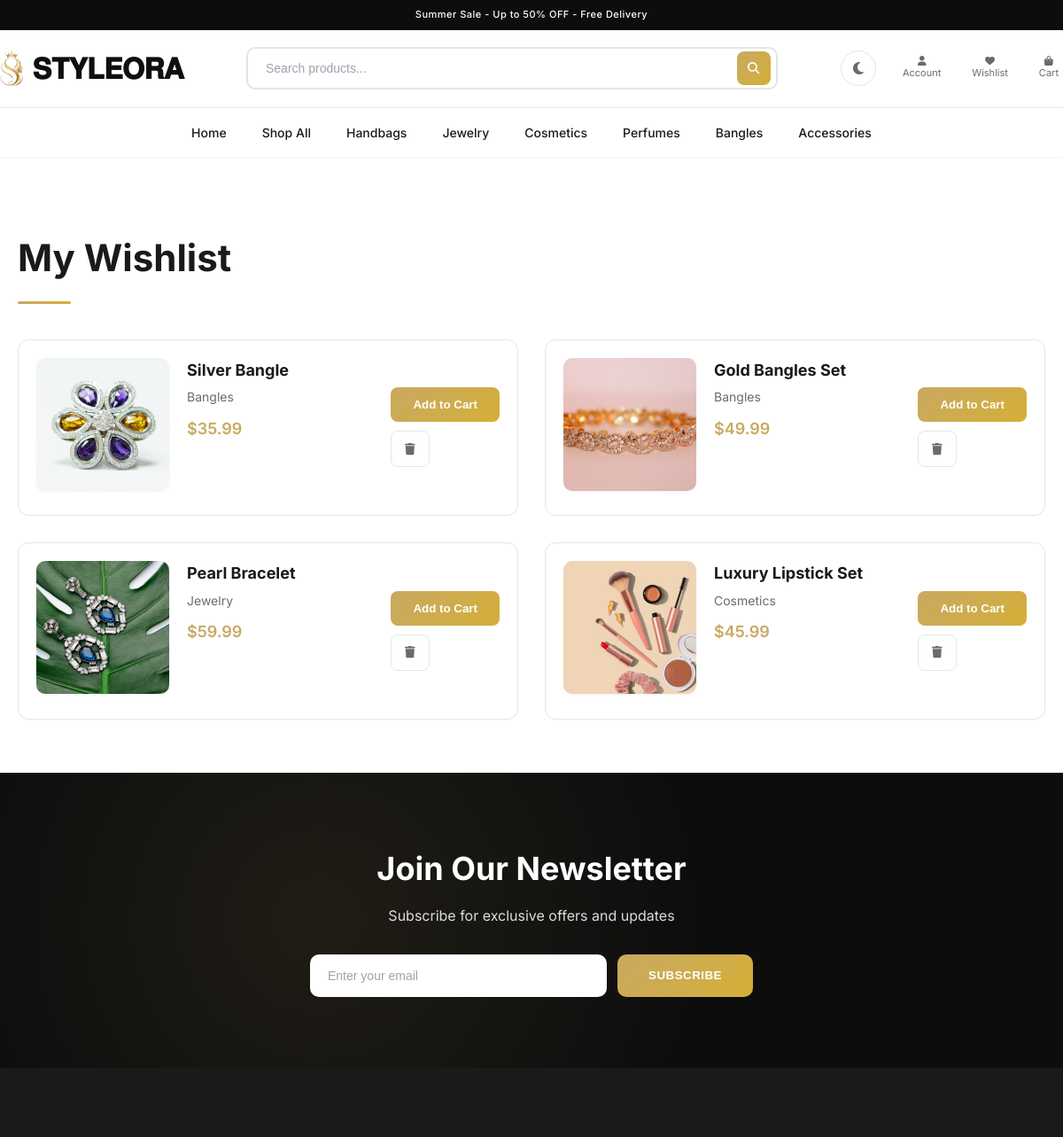
The page /wishlist/ (signed in, upper part) on the database as committed earlier.
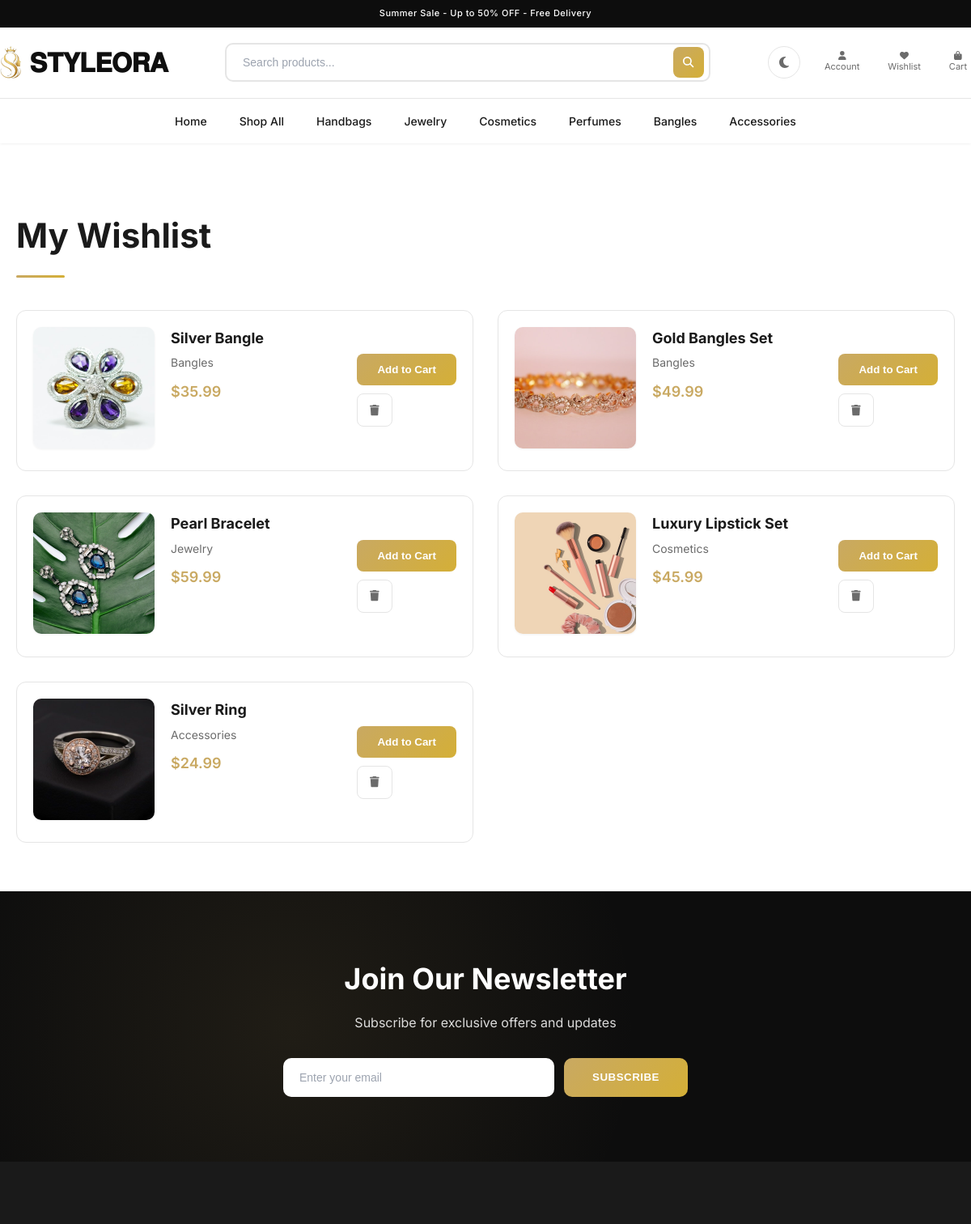
The same page on the database as committed later.
### store/models.py (models this page shows, shortened)
class Wishlist(models.Model):
    user = models.ForeignKey(User, on_delete=models.CASCADE)
    product = models.ForeignKey(Product, on_delete=models.CASCADE)
    created_at = models.DateTimeField(auto_now_add=True)
    class Meta:
        unique_together = ['user', 'product']

class Product(models.Model):
    name = models.CharField(max_length=200)
    slug = models.SlugField(unique=True)
    category = models.ForeignKey(Category, on_delete=models.CASCADE, related_name='products')
    description = models.TextField()
    price = models.DecimalField(max_digits=10, decimal_places=2)
    discount_price = models.DecimalField(max_digits=10, decimal_places=2, blank=True, null=True)
    image = models.ImageField(upload_to='products/')
    images = models.JSONField(default=list)
    stock = models.IntegerField(default=0)
    brand = models.CharField(max_length=100, blank=True)
    is_available = models.BooleanField(default=True)
    is_featured = models.BooleanField(default=False)
    is_trending = models.BooleanField(default=False)
    created_at = models.DateTimeField(auto_now_add=True)
    updated_at = models.DateTimeField(auto_now=True)
    class Meta:
        ordering = ['-created_at']

class Category(models.Model):
    name = models.CharField(max_length=100)
    slug = models.SlugField(unique=True)
    description = models.TextField(blank=True)
    image = models.ImageField(upload_to='categories/', blank=True, null=True)
    created_at = models.DateTimeField(auto_now_add=True)
    updated_at = models.DateTimeField(auto_now=True)
    class Meta:
        verbose_name_plural = 'Categories'
        ordering = ['name']

### store/views.py (the view)
# urls.py: path('wishlist/', views.wishlist, name='wishlist'),
@login_required
def wishlist(request):
    wishlist_items = Wishlist.objects.filter(user=request.user)
    context = {'wishlist_items': wishlist_items}
    return render(request, 'store/wishlist.html', context)

### templates/store/wishlist.html (shortened to what this page needs)
{% extends 'store/base.html' %}
{% load static %}
{% block content %}
<section class="wishlist-page">
    <div class="container">
        <h1>My Wishlist</h1>
        {% if wishlist_items %}
        <div class="wishlist-grid">
            {% for item in wishlist_items %}
            <div class="wishlist-item">
                <div class="item-image">
                    <img src="{{ item.product.image.url }}" alt="{{ item.product.name }}">
                </div>
                <div class="item-info">
                    <h3><a href="{% url 'product_detail' slug=item.product.slug %}">{{ item.product.name }}</a></h3>
                    <p>{{ item.product.category.name }}</p>
                    <div class="product-price">
                        {% if item.product.discount_price %}
                        <span class="current-price">${{ item.product.discount_price }}</span>
                        <span class="old-price">${{ item.product.price }}</span>
                        {% else %}
                        <span class="current-price">${{ item.product.price }}</span>
                        {% endif %}
                    </div>
                </div>
                <div class="item-actions">
                    <form method="POST" action="{% url 'add_to_cart' %}" style="display: inline;">
                        <button type="submit" class="btn-add-cart">Add to Cart</button>
                    </form>
                    <form method="POST" action="{% url 'remove_from_wishlist' item.product.id %}" style="display: inline;">
                        <button type="submit" class="btn-remove"><i class="fas fa-trash"></i></button>
                    </form>
                </div>
            </div>
            {% endfor %}
        </div>
        {% endif %}
    </div>
</section>
{% endblock %}

Rows that differ between the two databases and show on the page:
added Wishlist: product.image (picture), product.name "Silver Ring", product.category.name "Accessories", product.price "24.99"
